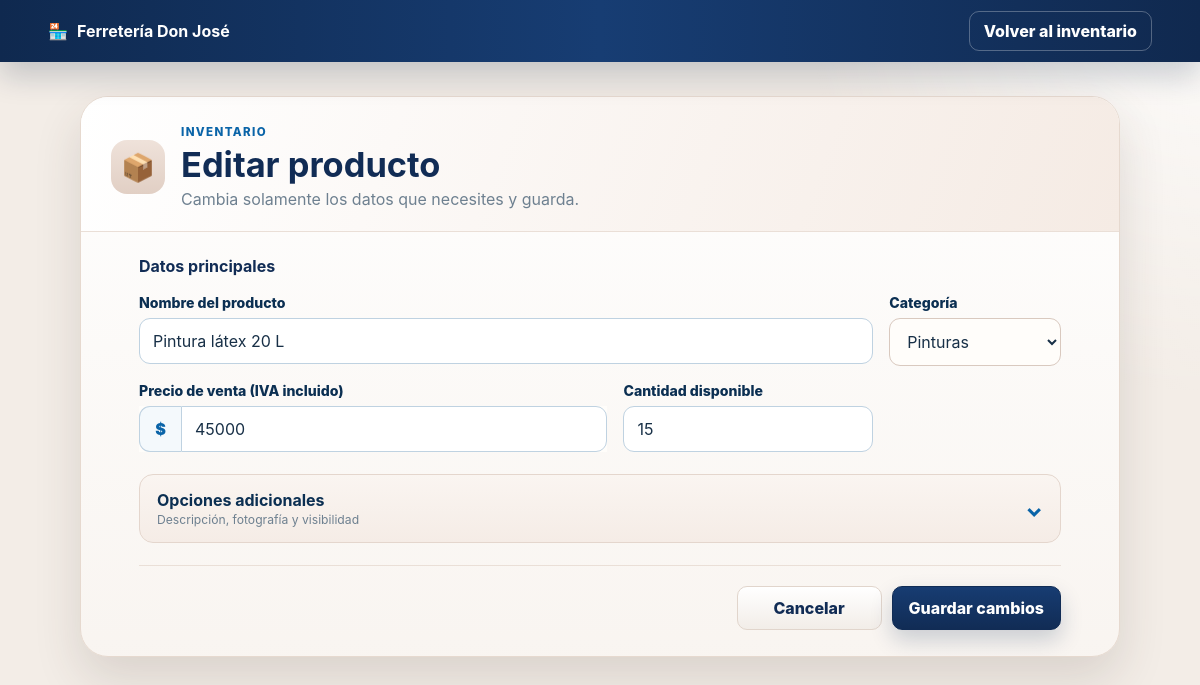
The app's page /panel/productos/1/editar/ (signed in) with its own data.
### tienda/models.py (models this page shows, shortened)
class Producto(models.Model):
    categoria = models.ForeignKey(Categoria, on_delete=models.PROTECT, related_name='productos')
    nombre = models.CharField(max_length=120)
    descripcion = models.TextField(blank=True)
    precio = models.DecimalField(max_digits=10, decimal_places=0)
    stock = models.PositiveIntegerField(default=0)
    imagen = models.ImageField(upload_to='productos/', blank=True, null=True)
    activo = models.BooleanField(default=True)
    actualizado_en = models.DateTimeField(auto_now=True)
    class Meta:
        ordering = ['nombre']

### tienda/views.py (the view)
# urls.py: path('panel/productos/<int:producto_id>/editar/', views.producto_editar, name='producto_editar'),
@staff_member_required(login_url='login')
def producto_editar(request, producto_id):
    producto = get_object_or_404(Producto, pk=producto_id)
    form = ProductoForm(request.POST or None, request.FILES or None, instance=producto)
    if request.method == 'POST' and form.is_valid():
        form.save()
        messages.success(request, 'Producto actualizado correctamente.')
        return redirect('dashboard')
    return render(request, 'tienda/producto_form.html', {'form': form, 'titulo': 'Editar producto', 'producto': producto})

### tienda/context_processors.py (called while the page is built)
def carrito_resumen(request):
    carrito = request.session.get('carrito', {})
    cantidad = sum(int(valor) for valor in carrito.values())
    return {'carrito_cantidad': cantidad}

### tienda/models.py (called while the page is built)
    def __str__(self):
        return self.nombre

### templates/tienda/producto_form.html (shortened to what this page needs)
{% extends 'base.html' %}
{% load static %}
{% block body_class %}admin-body{% endblock %}
{% block extra_css %}<link rel="stylesheet" href="{% static 'css/product_form.css' %}?v=20260702-2">{% endblock %}
{% block content %}
<header class="admin-simple-header">
    <a class="admin-simple-brand" href="{% url 'dashboard' %}"><span>🏪</span><strong>Ferretería Don José</strong></a>
    <a class="admin-simple-action" href="{% url 'dashboard' %}">Volver al inventario</a>
</header>
<main class="product-form-page">
    <section class="product-editor-card">
        <header class="product-editor-header">
            <div class="product-editor-icon">📦</div>
            <div>
                <p class="eyebrow">Inventario</p>
                <h1>{% if producto %}Editar producto{% else %}Nuevo producto{% endif %}</h1>
                <p>
                    {% if producto %}
                        Cambia solamente los datos que necesites y guarda.
                    {% else %}
                        Completa los cuatro datos principales para agregarlo al catálogo.
                    {% endif %}
                </p>
            </div>
        </header>
        <form method="post" enctype="multipart/form-data" class="product-simple-form" novalidate>
            <section class="product-main-fields" aria-labelledby="datos-principales">
                <h2 id="datos-principales">Datos principales</h2>
                <div class="simple-field field-name">
                    <label for="{{ form.nombre.id_for_label }}">{{ form.nombre.label }}</label>
                    {{ form.nombre }}
                </div>
                <div class="simple-field field-category">
                    <label for="{{ form.categoria.id_for_label }}">{{ form.categoria.label }}</label>
                    {{ form.categoria }}
                </div>
                <div class="simple-field field-price">
                    <label for="{{ form.precio.id_for_label }}">{{ form.precio.label }}</label>
                    <div class="input-with-prefix">
                        <span>$</span>
                        {{ form.precio }}
                    </div>
                </div>
                <div class="simple-field field-stock">
                    <label for="{{ form.stock.id_for_label }}">{{ form.stock.label }}</label>
                    {{ form.stock }}
                </div>
            </section>
            <details class="product-extra-options"
                {% if form.descripcion.errors or form.imagen.errors or form.activo.errors or form.eliminar_imagen.errors %}open{% endif %}>
                <summary>
                    <span>
                        <strong>Opciones adicionales</strong>
                        <small>Descripción, fotografía y visibilidad</small>
                    </span>
                    <span class="details-arrow">⌄</span>
                </summary>
            </details>
            <footer class="product-form-actions">
                <a class="btn btn-light" href="{% url 'dashboard' %}">Cancelar</a>
                <button class="btn btn-primary" type="submit">
                    {% if producto %}Guardar cambios{% else %}Agregar producto{% endif %}
                </button>
            </footer>
        </form>
    </section>
</main>
{% endblock %}

### static/css/product_form.css (style rules this page uses)
.product-form-page { width: min(100% - 32px, 980px); margin: 0 auto; padding: 24px 0 42px; }
.product-editor-card { overflow: hidden; background: white; border: 1px solid var(--line); border-radius: 20px; box-shadow: var(--shadow); }
.product-editor-header { display: flex; align-items: center; gap: 16px; padding: 24px 28px 20px; border-bottom: 1px solid #e8f0f5; background: linear-gradient(135deg, #ffffff, #f6fbff); }
.product-editor-header h1 { margin-bottom: 4px; color: var(--blue-950); font-size: clamp(1.65rem, 3vw, 2.15rem); }
.product-editor-header p:last-child { margin: 0; color: var(--muted); }
.product-editor-icon { flex: 0 0 auto; width: 54px; height: 54px; display: grid; place-items: center; border-radius: 16px; background: var(--blue-100); font-size: 1.7rem; }
.product-simple-form { padding: 24px 28px 26px; }
.product-main-fields { display: grid; grid-template-columns: minmax(0, 1.5fr) minmax(210px, .8fr) minmax(155px, .55fr); gap: 16px; }
.product-main-fields h2 { grid-column: 1 / -1; margin: 0 0 2px; font-size: 1rem; color: var(--blue-950); }
.field-name { grid-column: span 2; }
.simple-field { min-width: 0; display: grid; align-content: start; gap: 7px; }
.simple-field > label { color: var(--blue-950); font-size: .88rem; font-weight: 850; }
.product-simple-form input:not([type="checkbox"]):not([type="file"]), .product-simple-form select, .product-simple-form textarea { width: 100%; min-width: 0; border: 1px solid #bfd2e1; border-radius: 11px; padding: 12px 13px; outline: none; background: white; color: var(--ink); transition: border-color .2s ease, box-shadow .2s ease; }
.input-with-prefix { display: grid; grid-template-columns: 42px minmax(0, 1fr); align-items: stretch; }
.input-with-prefix > span { display: grid; place-items: center; border: 1px solid #bfd2e1; border-right: 0; border-radius: 11px 0 0 11px; background: #f4f9fc; color: var(--blue-700); font-weight: 900; }
.input-with-prefix input { border-radius: 0 11px 11px 0 !important; }
.product-extra-options { margin-top: 22px; border: 1px solid var(--line); border-radius: 14px; background: #fbfdff; }
.product-extra-options > summary { display: flex; align-items: center; justify-content: space-between; gap: 16px; padding: 15px 17px; cursor: pointer; list-style: none; user-select: none; }
.product-extra-options > summary strong, .product-extra-options > summary small { display: block; }
.product-extra-options > summary strong { color: var(--blue-950); }
.product-extra-options > summary small { margin-top: 2px; color: var(--muted); font-size: .76rem; }
.details-arrow { color: var(--blue-700); font-size: 1.35rem; font-weight: 900; transition: transform .2s ease; }
.product-form-actions { display: flex; justify-content: flex-end; gap: 10px; margin-top: 22px; padding-top: 20px; border-top: 1px solid #e8f0f5; }
.product-form-actions .btn { min-width: 145px; }
.product-form-page { width: min(100% - 34px, 1040px); padding: 34px 0 56px; }
.product-editor-card { border-color: #e6d9cf; border-radius: 28px; background: linear-gradient(180deg, rgba(255,255,255,.96), rgba(249,245,241,.96)); box-shadow: 0 22px 48px rgba(62, 51, 45, .14); }
.product-editor-header { padding: 28px 30px 22px; border-bottom: 1px solid #eadfd7; background: linear-gradient(110deg, #fff, #f5ebe4); }
.product-editor-icon { background: linear-gradient(180deg, #efe2da, #e1cfc4); color: #a46b52; }
.product-editor-header h1 { color: #112c55; }
.product-main-fields, .product-extra-options, .product-form-actions { margin-inline: 30px; }
.product-main-fields h2 { color: #112c55; }
.simple-field input, .simple-field select, .simple-field textarea { border-color: #d9c9bf; background: #fffdfa; }
.input-with-prefix { border-color: #d9c9bf; background: #fffdfa; }
.product-extra-options { border-color: #e4d6cd; background: linear-gradient(180deg, #faf5f1, #f5ece6); }
.product-extra-options summary { color: #112c55; }
.product-form-actions { border-top-color: #eadfd7; }
.product-form-actions .btn-primary { background: linear-gradient(180deg, #173c72, #112c55); box-shadow: 0 10px 22px rgba(17, 44, 85, .2); }
.product-form-actions .btn-light { border-color: #e1d5cc; background: linear-gradient(180deg, #fff, #f2ede8); color: #112c55; }

### records on screen
Producto: nombre "Pintura látex 20 L", categoria "Pinturas", precio "45000", stock "15"
